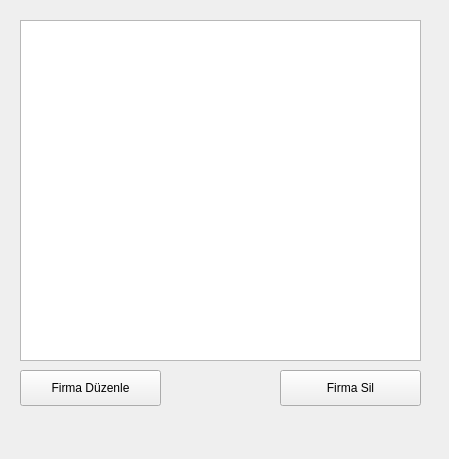
<?xml version="1.0" encoding="UTF-8"?>
<ui version="4.0">
 <class>Form</class>
 <widget class="QWidget" name="Form">
  <property name="geometry">
   <rect>
    <x>0</x>
    <y>0</y>
    <width>449</width>
    <height>459</height>
   </rect>
  </property>
  <property name="windowTitle">
   <string>Form</string>
  </property>
  <widget class="QListWidget" name="listWidget">
   <property name="geometry">
    <rect>
     <x>20</x>
     <y>20</y>
     <width>401</width>
     <height>341</height>
    </rect>
   </property>
  </widget>
  <widget class="QPushButton" name="pbFirmaDuzenle">
   <property name="geometry">
    <rect>
     <x>20</x>
     <y>370</y>
     <width>141</width>
     <height>36</height>
    </rect>
   </property>
   <property name="text">
    <string>Firma Düzenle</string>
   </property>
  </widget>
  <widget class="QPushButton" name="pbFirmaSil">
   <property name="geometry">
    <rect>
     <x>280</x>
     <y>370</y>
     <width>141</width>
     <height>36</height>
    </rect>
   </property>
   <property name="text">
    <string>Firma Sil</string>
   </property>
  </widget>
 </widget>
 <resources/>
 <connections/>
</ui>
